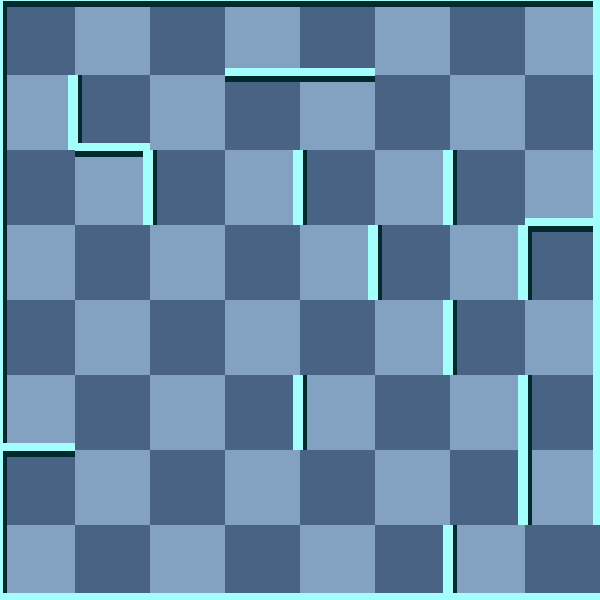

A 2D game scene composited from a Tiled map and its tileset images. What follows is a short description and the map's XML, with each tile layer's data collapsed to a summary:
An orthogonal 8x8 tile map with 75x75 px tiles, 2 tile layers (background, 块层 1) and 5 objects (Exit, WhiteMummy, Player, Door, Key).

<map version="1.0" orientation="orthogonal" width="8" height="8" tilewidth="75" tileheight="75">
 <tileset firstgid="1" name="wall" tilewidth="75" tileheight="75">
  <image source="gfx/wall.png" width="300" height="375" />
  <tile id="0">
   <properties>
    <property name="ValOfWall" value="0" />
   </properties>
  </tile>
  <tile id="1">
   <properties>
    <property name="ValOfWall" value="1" />
   </properties>
  </tile>
  <tile id="2">
   <properties>
    <property name="ValOfWall" value="2" />
   </properties>
  </tile>
  <tile id="3">
   <properties>
    <property name="ValOfWall" value="3" />
   </properties>
  </tile>
  <tile id="4">
   <properties>
    <property name="ValOfWall" value="4" />
   </properties>
  </tile>
  <tile id="5">
   <properties>
    <property name="ValOfWall" value="5" />
   </properties>
  </tile>
  <tile id="6">
   <properties>
    <property name="ValOfWall" value="6" />
   </properties>
  </tile>
  <tile id="7">
   <properties>
    <property name="ValOfWall" value="7" />
   </properties>
  </tile>
  <tile id="8">
   <properties>
    <property name="ValOfWall" value="8" />
   </properties>
  </tile>
  <tile id="9">
   <properties>
    <property name="ValOfWall" value="9" />
   </properties>
  </tile>
  <tile id="10">
   <properties>
    <property name="ValOfWall" value="10" />
   </properties>
  </tile>
  <tile id="11">
   <properties>
    <property name="ValOfWall" value="11" />
   </properties>
  </tile>
  <tile id="12">
   <properties>
    <property name="ValOfWall" value="12" />
   </properties>
  </tile>
  <tile id="13">
   <properties>
    <property name="ValOfWall" value="13" />
   </properties>
  </tile>
  <tile id="14">
   <properties>
    <property name="ValOfWall" value="14" />
   </properties>
  </tile>
  <tile id="15">
   <properties>
    <property name="ValOfWall" value="15" />
   </properties>
  </tile>
  <tile id="18">
   <properties>
    <property name="ValOfWall" value="-1" />
   </properties>
  </tile>
 </tileset>
 <layer name="background" width="8" height="8">
  <data>[64 cells, 64 non-empty, 2 distinct tile ids]</data>
 </layer>
 <layer name="块层 1" width="8" height="8">
  <data>[64 cells, 64 non-empty, 12 distinct tile ids]</data>
 </layer>
 <objectgroup name="对象层 1" width="8" height="8">
  <object name="Exit" x="600" y="525" />
  <object name="WhiteMummy" x="225" y="525">
   <properties>
    <property name="value" value="21" />
   </properties>
  </object>
  <object name="Player" x="450" y="150">
   <properties>
    <property name="value" value="1" />
   </properties>
  </object>
  <object name="Door" x="375" y="225">
   <properties>
    <property name="direction" value="1" />
    <property name="value" value="15" />
   </properties>
  </object>
  <object name="Key" x="150" y="150">
   <properties>
    <property name="value" value="12" />
   </properties>
  </object>
 </objectgroup>
</map>
